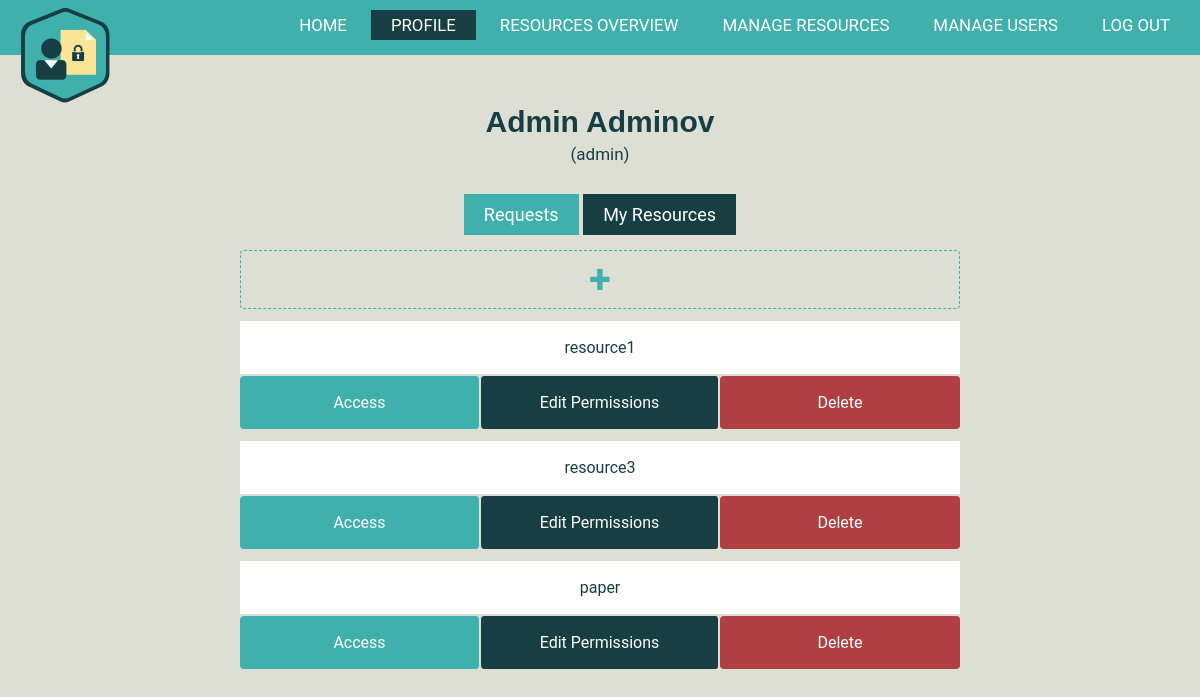
Page /profile/my-resources/ (signed in) on the committed database.
### AuthorizationManagement/models.py (models this page shows)
class Resource(models.Model):
    type = models.CharField(max_length=50, default = '')
    name = models.CharField(max_length=150, default = '')
    description = models.CharField(max_length=250, default = '')
    creationDate = models.DateTimeField(default=datetime.now, blank=True)
    readers = models.ManyToManyField(CustomUser, related_name= 'reader')
    owners = models.ManyToManyField(Owner, related_name= 'owner')
    link = models.FileField(upload_to='')

### AuthorizationManagement/views.py (the view)
# urls.py: re_path(r'^profile/my-resources/$', MyResourcesView.as_view(), name = 'my resources' ),
@method_decorator(login_required, name='dispatch')
class MyResourcesView(generic.ListView):
    model = Resource
    template_name = 'AuthorizationManagement/resources.html'
    deletion_requested = Resource.objects.none()
    def get_queryset(self):
        current_user = Owner.objects.get(id=self.request.user.id)
        return current_user.owner.all()
    def get_context_data(self, **kwargs):
        context = super(MyResourcesView, self).get_context_data(**kwargs)
        context['deletion_requested'] = Resource.objects.filter(
            id__in=DeletionRequest.objects.filter(sender=self.request.user).values('resource_id'))
        context['is_admin'] = self.request.user.is_staff
        return context

### AuthorizationManagement/templates/AuthorizationManagement/resources.html (shortened to what this page needs)
{% extends "AuthorizationManagement/profile.html" %}
{% block styles %}
	{% load static %}
	<link rel="stylesheet" href="{% static 'AuthorizationManagement/css/info.css' %}" />
	<link rel="stylesheet" type="text/css" href="{% static 'AuthorizationManagement/css/modal_dialog_req.css' %}" />
	<link rel="stylesheet" type="text/css" href="{% static 'AuthorizationManagement/css/profile.css' %}" />
	<link rel="stylesheet" type="text/css" href="{% static 'AuthorizationManagement/css/my-resources.css' %}" />
{% endblock %}
{% block requests_or_resources %}
	<div class="mini-nav">
			<a href="/profile/" class="noncurrent">Requests</a></li>
			<a href="/profile/my-resources" class="current">My Resources</a></li>
	</div>
<div class="resources-container">
	<a href="/profile/my-resources/add-new-resource" class="create-resource"><strong>+</strong></a>
	{% for resource in resource_list %}
		<a href="#{{resource.pk}}" class="res-name"> {{resource.name}} </a>
		<a href="../../resources/{{resource.id}}" class="res-access-btn"download>Access</a>
		<a href="/profile/my-resources/{{resource.id}}-edit-users-permissions" class="edit-perm"> Edit Permissions</a>
		{% if resource in deletion_requested %}
				      <a href="#cancel-deletion-request-{{resource.pk}}" class="cancel-del-req"> Cancel Deletion Request </a>
						<div id="cancel-deletion-request-{{resource.pk}}" class="modalDialog">
							<div>
							<a href="" title="Close" id="x"> x </a>
							<form action="/cancel-deletion-request/{{resource.id}}" method="post">
							{% csrf_token %}
								<div class="row">
								<p> Are you sure you want to <strong>cancel</strong> the deletion request for resource:
								<strong>{{resource.name}}</strong>? </p>
								<br>
								    <input type="submit" id="no" value="yes, cancel request">
									<a href="" title="Close" id="close"> Close </a>
								</div>
							  </form>
							</div>
						</div>
						<br>
		{% else %}
			{% if is_admin %}
			<a href="#delete-resource-{{resource.pk}}" class="delete-btn"> Delete </a>
			{% else %}
			<a href="#send-deletion-request-{{resource.pk}}" class="delete-btn"> Delete </a>
			{% endif %}
	{% endif %}
  {% endfor %}
</div>
{% endblock %}

### AuthorizationManagement/templates/AuthorizationManagement/profile.html (shortened to what this page needs)
{% extends "AuthorizationManagement/base.html" %}
{% block profile %}
	class="active";
{% endblock %}
{% block styles %}
	{% load static %}
{% endblock %}
{% block body %}
		<div class="body">
		<button onclick="showEditForm()" class="name" id="name"><strong>{{ user.first_name }} {{user.last_name}}</strong></button>
		<p>({{user.username}})</p>
		</div>
	{% block requests_or_resources %}{% endblock %}
{% endblock %}

### AuthorizationManagement/static/AuthorizationManagement/css/base.css (style rules this page uses)
* { margin:0; padding:0; }
body { background-color: #dddfd4; }

### AuthorizationManagement/static/AuthorizationManagement/css/profile.css (style rules this page uses)
.body { text-align: center; font-family: "Roboto", sans-serif; font-size: 17px; color: #173e43; margin-top: 50px; }
.name { font-size: 30px; border: none; background: none; text-decoration: none; margin-bottom: 5px; color: #173e43; }
.mini-nav { font-family: "Roboto", sans-serif; font-size: 1.5vw; margin-top: 40px; text-align: center; }
.current { padding: 10px 20px; text-decoration: none; color: white; background: #173e43; }
.noncurrent { padding: 10px 20px; text-decoration: none; color: white; background: #3fb0ac; }

### AuthorizationManagement/static/AuthorizationManagement/css/my-resources.css (style rules this page uses)
.resources-container { display: grid; grid-template-columns: repeat(5, 1fr); grid-template-rows: repeat (6, 55px); font-family: "Roboto", sans-serif; margin-top: 15px; }
.create-resource { grid-column: 2/5; color: #3fb0ac; border: 1px dashed; border-radius: 4px; text-align: center; font-size: 40px; padding: 5px 10px; margin-top: 10px; text-decoration: none; }
.res-name { grid-column: 2/5; border-top: 12px solid #dddfd4; border-bottom: 2px solid #dddfd4; background: white; text-decoration: none; text-align: center; padding: 17px 20px; color: #173e43; }
.res-access-btn { grid-column: 2/3; background: #3fb0ac; text-decoration: none; text-align: center; padding: 17px 20px; color: white; border-right: 1px solid #dddfd4; border-radius: 4px; }
.edit-perm { grid-column: 3/4; background: #173e43; text-decoration: none; text-align: center; padding: 17px 20px; color: white; border-right: 2px solid #dddfd4; border-left: 1px solid #dddfd4; border-radius: 4px; }
.delete-btn { grid-column: 4/5; background: #b03f41; text-decoration: none; text-align: center; padding: 17px 20px; color: white; border-radius: 4px; }

### rows in the picture
Resource: name "resource1"
Resource: name "resource3"
Resource: name "paper"

### other values in the picture
{{ user.first_name }} "Admin"
{{ user.last_name }} "Adminov"
{{ user.username }} "admin"
